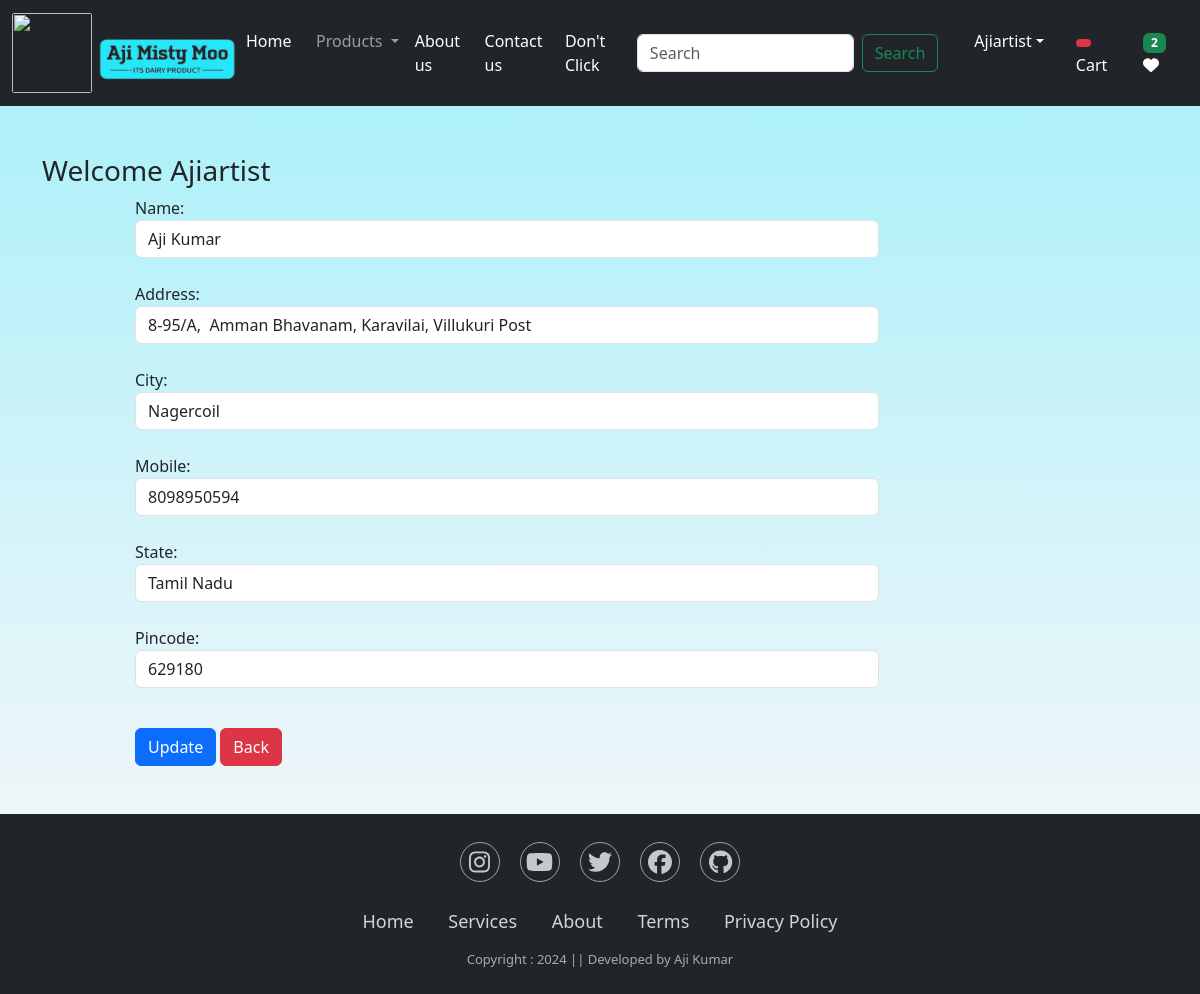
Page /updateAddress/7 (signed in) on the committed database.
### product/models.py (models this page shows, shortened)
class Customer(models.Model):
    user = models.ForeignKey(User,on_delete=models.CASCADE)
    name = models.CharField(max_length=100)
    address = models.CharField(max_length=200)
    city = models.CharField(max_length=100)
    mobile = models.IntegerField(default='')
    pincode = models.IntegerField()
    state = models.CharField(choices=STATE_CHOICES,max_length=100)

### product/views.py (the view, shortened to what this page needs)
# urls.py: path('updateAddress/<int:pk>',views.updateAddress.as_view(),name="updateAddress"),
@method_decorator(login_required,name='dispatch')
class updateAddress(View):
    def get(self,request,pk):
        add = Customer.objects.get(pk=pk)
        form= CustomerProfileForm(instance=add)
        totalitem = 0
        wishitem = 0
        if request.user.is_authenticated:
            totalitem = len(Cart.objects.filter(user=request.user))
            wishitem = len(Wishlist.objects.filter(user=request.user))
        return render(request,'updateAddress.html',locals())

### product/forms.py
class CustomerProfileForm(forms.ModelForm):
    class Meta:
        model = Customer
        fields =['name', 'address', 'city','mobile', 'state','pincode']
        widgets={
            'name':forms.TextInput(attrs={'class':'form-control'}),
            'address':forms.TextInput(attrs={'class':'form-control'}),
            'city':forms.TextInput(attrs={'class':'form-control'}),
            'mobile':forms.NumberInput(attrs={'class':'form-control'}),
            'state':forms.Select(attrs={'class':'form-control'}),
            'pincode':forms.NumberInput(attrs={'class':'form-control'}),
        }

### product/templates/updateAddress.html (shortened to what this page needs)
{% extends "base.html" %}
{% load static %}
{% block main-content %}
<div class="container my-5">
    <div class="row">
        <h3>Welcome <span class="text-capitalize" >{{request.user}}</span></h3>
    </div>
    <div class="col-sm-8 offset-sm-1">
        <form action="" method="post">
            {% for fm in form %}
                {{fm.label_tag}} {{fm}} <small class="text-danger">{{fm.errors|striptags}}</small><br>
            {% endfor %}
            <div class="col-12 mt-3">
                <button type="submit" class="btn btn-primary">Update</button>
                <a href="{% url 'address' %}" type="button" class="btn btn-danger">Back</a>
            </div>
        </form>
    </div>
</div>
{% endblock main-content %}

### product/templates/base.html (shortened to what this page needs)
<!DOCTYPE html>
{% load static %}
<html lang="en">
<head>
    <link href="https://cdn.jsdelivr.net/npm/bootstrap@5.3.2/dist/css/bootstrap.min.css" rel="stylesheet">
    <link rel="stylesheet" href="{% static 'css/all.min.css' %}" >
    <link rel="stylesheet" href="{% static 'css/owl.carousel.min.css' %}">
    <link rel="stylesheet" href="{% static 'css/style.css' %}">
    <link rel="stylesheet"  href="https://cdnjs.cloudflare.com/ajax/libs/font-awesome/6.5.1/css/all.min.css"/>
</head>
<body>
    <nav class="navbar navbar-expand-lg navbar-dark bg-dark" >
        <div class="container-fluid">
          <a class="navbar-brand" href="#"> <img src="{% static '/img/aji.png'%} " alt="" height="50px" width="250px" style="margin-left: -50px; margin-top: 20px;"></a>
          <div class="collapse navbar-collapse" id="navbarSupportedContent">
            <ul class="navbar-nav me-auto mb-2 mb-lg-0">
              {% if request.user.is_authenticated %}
              <li class="nav-item">
                <a class="nav-link active" aria-current="page" href="/" style="margin-left: -70px;">Home</a>
              </li>
              <li class="nav-item dropdown">
                <a class="nav-link dropdown-toggle" href="#" role="button" data-bs-toggle="dropdown" aria-expanded="false">
                  Products
                </a>
              </li>
              <li class="nav-item">
                <a class="nav-link text-white" href="{% url 'about' %}">About us</a>
              </li>
              <li class="nav-item">
                <a class="nav-link text-white" href="{% url 'contact' %}">Contact us</a>
              </li>
              <li class="nav-item">
                <a class="nav-link text-white" href="#" onclick="confirmClick()" >Don't Click</a>
              </li>
            </ul>
            <form class="d-flex" role="search" action="/search">
              <input class="form-control me-2" type="search" placeholder="Search" name="search" aria-label="Search">
              <button class="btn btn-outline-success" type="submit">Search</button>
            </form>
          </div>
          <ul class="navbar-nav me-auto mb-2 mb-lg-0">
            <li class="nav-item dropdown mx-2">
              <a class="nav-link dropdown-toggle text-white" href="#" id="profileDropdown" role="button" data-bs-toggle="dropdown" aria-expanded="false">{{request.user|capfirst}}</a>
            </li>
            <li class="nav_item mx-2">
              <a href="{% url 'showcart' %}" class="nav-link text-white"><span class="badge bg-danger">{% if totalitem > 0 %} {{totalitem}} {% endif %} </span>  Cart</a>
            </li>
            <li class="nav_item mx-2">
              <a href="{% url 'showwishlist' %}" class="nav-link text-white"><span class="badge bg-success">{% if wishitem > 0 %} {{wishitem}} {% endif %} </span>   <i class="fa fa-heart"></i></a>
            </li>
            {% endif %}
          </ul>
        </div>
      </nav>
      {%block main-content %} {% endblock main-content %}
        <footer class="container-fluid  bg-dark text-center p-2 mt-5">
        <section class="footer" >
          <div class="social">
              <a href=""><i class="fab fa-instagram"></i></a>
              <a href=""><i class="fab fa-youtube"></i></a>
              <a href=""><i class="fab fa-twitter"></i></a>
              <a href=""><i class="fab fa-facebook"></i></a>
              <a href="https://github.com/Ajiartist2003" target="_blank"><i class="fab fa-github"></i></a>
          </div>
          <ul class="list">
              <li>
                <a href="/">Home</a>
              </li>
              <li>
                <a href="">Services</a>
              </li>
              <li>
                <a href="/about">About</a>
              </li>
              <li>
                <a href="">Terms</a>
              </li>
              <li>
                <a href="">Privacy Policy</a>
              </li>
          </ul>
          <p class="copyright">
            Copyright : 2024  ||  Developed by Aji Kumar
          </p>
        </section>
      </footer>
</body>
</html>

### product/templates/base.html (style rules this page uses)
.footer .social { text-align: center; padding-bottom: 25px; color: #4b4c4d; margin-top: 20px; }
.footer .social a { font-size: 24px; color: white; border: 1px solid #ccc; width: 40px; height: 40px; line-height: 38px; display: inline-block; text-align: center; border-radius: 50%; margin: 0 8px; opacity: 0.75; }
.footer ul { margin-top: 0px; padding: 0; list-style: none; font-size: 18px; line-height: 1.6; margin-bottom: 0; text-align: center; }
.footer ul a { color: white; text-decoration: none; opacity: 0.8; }
.footer ul li { display: inline-block; padding: 0 15px; }
.footer .copyright { margin-top: 15px; text-align: center; font-size: 13px; color: #aaa; }
.d-flex { margin-right:20px; }

### product/templates/updateAddress.html (style rules this page uses)
body { background: linear-gradient(#a4f0f9,#fff7f9); }

### rows in the picture
Customer: form "Aji Kumar" "8-95/A, Amman Bhavanam, Karavilai, Villukuri Post" "Nagercoil" "8098950594" "Tamil Nadu" "629180"

### other values in the picture
{{ request.user|capfirst }} "Ajiartist"
{{ wishitem }} "2"
{{ request.user }} "Ajiartist"
{{ fm.label_tag }} "Name:" "Address:" "City:" "Mobile:" "State:" "Pincode:"
